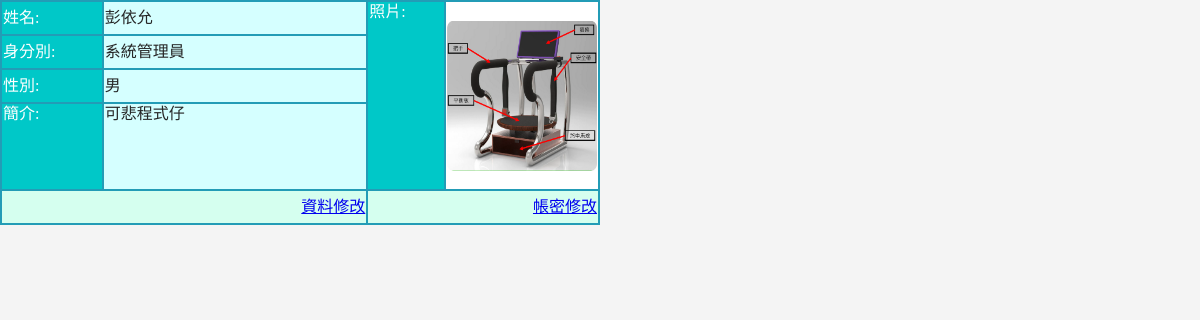
The app's page /SKS/program2.php (signed in) with its own data.
### tables this page shows
CREATE TABLE `rad_author` (
  `ra_sn` int(11) NOT NULL,
  `ra_name` varchar(20) NOT NULL COMMENT '主持人姓名',
  `ra_intro` mediumtext NOT NULL COMMENT '主持人簡介',
  `ra_id` varchar(20) DEFAULT NULL,
  `ra_pass` varchar(36) DEFAULT NULL,
  `ra_status` int(1) DEFAULT '0',
  `ra_image` varchar(20) NOT NULL COMMENT '照片檔案名稱',
  `ra_sex` varchar(1) NOT NULL COMMENT '性別',
  `ra_email` varchar(255) DEFAULT NULL,
  `ra_old` int(11) NOT NULL DEFAULT '0'
);

### SKS/program2.php (the view, shortened to what this page needs)
<?php
$id = $_SESSION['m_id'];
require "config.php";
$sql = "SELECT * FROM rad_author WHERE ra_sn='$id'";
$result = mysqli_query( $link, $sql );
$number_result = mysqli_num_rows( $result );
for ( $i = 0; $i < $number_result; $i++ ) {
  $arr[ $i ] = mysqli_fetch_array( $result );
}
?>
<!DOCTYPE html PUBLIC "-//W3C//DTD XHTML 1.0 Transitional//EN" "http://www.w3.org/TR/xhtml1/DTD/xhtml1-transitional.dtd">
<html xmlns="http://www.w3.org/1999/xhtml">
<head>
	<link rel="stylesheet" type="text/css" href="../fancybox/jquery.fancybox-1.3.4.css" media="screen" />
 	<link rel="stylesheet" href="../style.css" />
</head>
<body>
<table style="width: 600px; height: 225px" class="style1">
	<tr>
		<td class="style3" style="width: 123px">姓名:</td>
		<td class="style5" style="width: 340px"><?php echo $arr[0]['ra_name']?></td>
		<td class="style3" rowspan="4" valign="top" style="width: 91px">照片:</td>
		<td class="style2" rowspan="4">
		<img alt="" src="../images/<?php echo $arr[0]['ra_image']?>" width="150" height="150" /></td>
	</tr>
	<tr>
		<td class="style3" style="width: 123px">身分別:</td>
		<?php
		if($arr[0]['ra_status']==1){
		?>
		<td class="style5" style="width: 340px"><?php echo "系統管理員"?></td>
		<?php
		}else{
		?>
		<td class="style5" style="width: 340px"><?php echo "節目主持人"?></td>
		<?php
		}
		?>
	</tr>
	<tr>
		<td class="style3" style="width: 123px">性別:</td>
		<td class="style5" style="width: 340px"><?php echo $arr[0]['ra_sex']?></td>
	</tr>
	<tr>
		<td class="style3" valign="top" style="width: 123px; height: 83px">簡介:</td>
		<td class="style5" style="height: 83px; width: 340px" valign="top">
			<?php echo $arr[0]['ra_intro']?>
		</td>
	</tr>
	<tr>
		<td class="style4" colspan="2"><a href="author_edit.php?b=<?php echo $id ?>">資料修改</a></td>
		<td class="style4" colspan="2"><a class="various3" href="loginedit.php">帳密修改</a></td>
	</tr>
	</table>
</body>
</html>

### style.css (style rules this page uses)
html, body, div, ul { margin: 0; padding: 0; }
body { color: #262626; background: #f4f4f4; font: normal 12px/18px Verdana, sans-serif; }
a { outline: none; }

### SKS/program2.php (style rules this page uses)
.style1 { margin-right: 0px; background-color: #239CB6; }
.style2 { font-family: 微軟正黑體; font-size: medium; background-color: #FFFFFF; }
.style3 { font-family: 微軟正黑體; font-size: medium; background-color: #00C8C8; color: #FFFFFF; }
.style4 { font-family: 微軟正黑體; font-size: medium; background-color: #D5FFEF; text-align: right; }
.style5 { font-family: 微軟正黑體; font-size: medium; background-color: #D5FFFF; }

### records on screen
rad_author: ra_name "彭依允", ra_image (picture), ra_sex "男", ra_intro "可悲程式仔"
